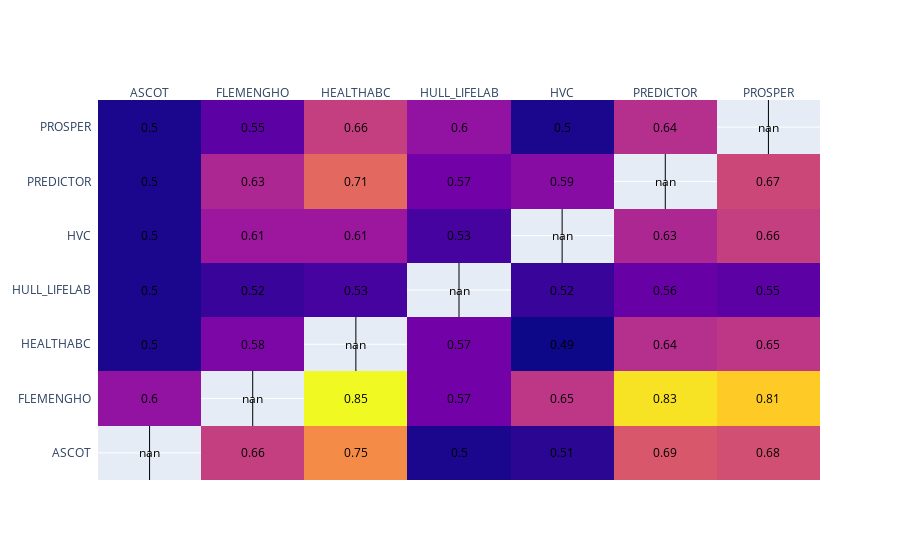

This figure's notebook cell:
### Code cell
from hcve_lib.tracking import load_pickled_artifact
from hcve_lib.visualisation import b, h2
import mlflow
import yaml
from hcve_lib.data import format_identifier
from toolz.curried import valmap, partial
from toolz import valfilter, identity
from pandas import DataFrame
import plotly.express as px
from hcve_lib.serialization import to_json_serializable
from hcve_lib.evaluation_functions import compute_metric_groups, get_2_level_groups

for evaluation_type in ('lm',):
    h2(evaluation_type)
    runs = mlflow.search_runs('0')
    last_run = runs[runs['tags.mlflow.parentRunId'].isna() & (runs['params.cv'] == evaluation_type)].iloc[0]
    result = load_pickled_artifact(last_run['run_id'], 'result')

    removed_features = pipe(
        result['column_masks'],
        valmap(lambda mask: valfilter(identity, mask)),
        valmap(lambda mask: list(mask)),
        valmap(lambda mask: map(partial(format_identifier, metadata=metadata), mask)),
        valmap(lambda mask: list(mask)),
    )
    b('Removed features')
    print(yaml.dump(removed_features))
    metrics_group = compute_metric_groups(c_index, get_2_level_groups(result['predictions'], raw_data_subset.groupby('STUDY')))
    # for fold_name, fold in result['predictions'].items():
        # print(len(fold['model'][-1].coef_[0]))
        # print(Series(fold['model'][-1].coef_, index=fold['model'][-1].get_feature_names()))

    import plotly.figure_factory as ff
    fig = ff.create_annotated_heatmap(
        DataFrame(metrics_group).round(decimals=2).to_numpy(),
        x=list(metrics_group.keys()),
        y=list(metrics_group.keys()),
        # font_colors=['#000000', '#ffffff'],
    )
    fig.show()

    # fig = px.imshow(
    #     DataFrame(metrics_group),
    #     labels=dict(x="Trained on", y="Tested on", color="c-index"),
    # )
    # fig.show()

### Figure 1 — Plotly figure (JSON) as saved in the notebook; plotly's stock layout.template omitted (floating-point values rounded to 4 significant figures)
{"data": [{"colorscale": [[0.0, "#0d0887"], [0.1111, "#46039f"], [0.2222, "#7201a8"], [0.3333, "#9c179e"], [0.4444, "#bd3786"], [0.5556, "#d8576b"], [0.6667, "#ed7953"], [0.7778, "#fb9f3a"], [0.8889, "#fdca26"], [1.0, "#f0f921"]], "reversescale": false, "showscale": false, "type": "heatmap", "x": ["ASCOT", "FLEMENGHO", "HEALTHABC", "HULL_LIFELAB", "HVC", "PREDICTOR", "PROSPER"], "y": ["ASCOT", "FLEMENGHO", "HEALTHABC", "HULL_LIFELAB", "HVC", "PREDICTOR", "PROSPER"], "z": [[null, 0.66, 0.75, 0.5, 0.51, 0.69, 0.68], [0.6, null, 0.85, 0.57, 0.65, 0.83, 0.81], [0.5, 0.58, null, 0.57, 0.49, 0.64, 0.65], [0.5, 0.52, 0.53, null, 0.52, 0.56, 0.55], [0.5, 0.61, 0.61, 0.53, null, 0.63, 0.66], [0.5, 0.63, 0.71, 0.57, 0.59, null, 0.67], [0.5, 0.55, 0.66, 0.6, 0.5, 0.64, null]]}], "layout": {"annotations": [{"font": {"color": "#000000"}, "showarrow": false, "text": "nan", "x": "ASCOT", "xref": "x", "y": "ASCOT", "yref": "y"}, {"font": {"color": "#000000"}, "showarrow": false, "text": "0.66", "x": "FLEMENGHO", "xref": "x", "y": "ASCOT", "yref": "y"}, {"font": {"color": "#000000"}, "showarrow": false, "text": "0.75", "x": "HEALTHABC", "xref": "x", "y": "ASCOT", "yref": "y"}, {"font": {"color": "#000000"}, "showarrow": false, "text": "0.5", "x": "HULL_LIFELAB", "xref": "x", "y": "ASCOT", "yref": "y"}, {"font": {"color": "#000000"}, "showarrow": false, "text": "0.51", "x": "HVC", "xref": "x", "y": "ASCOT", "yref": "y"}, {"font": {"color": "#000000"}, "showarrow": false, "text": "0.69", "x": "PREDICTOR", "xref": "x", "y": "ASCOT", "yref": "y"}, {"font": {"color": "#000000"}, "showarrow": false, "text": "0.68", "x": "PROSPER", "xref": "x", "y": "ASCOT", "yref": "y"}, {"font": {"color": "#000000"}, "showarrow": false, "text": "0.6", "x": "ASCOT", "xref": "x", "y": "FLEMENGHO", "yref": "y"}, {"font": {"color": "#000000"}, "showarrow": false, "text": "nan", "x": "FLEMENGHO", "xref": "x", "y": "FLEMENGHO", "yref": "y"}, {"font": {"color": "#000000"}, "showarrow": false, "text": "0.85", "x": "HEALTHABC", "xref": "x", "y": "FLEMENGHO", "yref": "y"}, {"font": {"color": "#000000"}, "showarrow": false, "text": "0.57", "x": "HULL_LIFELAB", "xref": "x", "y": "FLEMENGHO", "yref": "y"}, {"font": {"color": "#000000"}, "showarrow": false, "text": "0.65", "x": "HVC", "xref": "x", "y": "FLEMENGHO", "yref": "y"}, {"font": {"color": "#000000"}, "showarrow": false, "text": "0.83", "x": "PREDICTOR", "xref": "x", "y": "FLEMENGHO", "yref": "y"}, {"font": {"color": "#000000"}, "showarrow": false, "text": "0.81", "x": "PROSPER", "xref": "x", "y": "FLEMENGHO", "yref": "y"}, {"font": {"color": "#000000"}, "showarrow": false, "text": "0.5", "x": "ASCOT", "xref": "x", "y": "HEALTHABC", "yref": "y"}, {"font": {"color": "#000000"}, "showarrow": false, "text": "0.58", "x": "FLEMENGHO", "xref": "x", "y": "HEALTHABC", "yref": "y"}, {"font": {"color": "#000000"}, "showarrow": false, "text": "nan", "x": "HEALTHABC", "xref": "x", "y": "HEALTHABC", "yref": "y"}, {"font": {"color": "#000000"}, "showarrow": false, "text": "0.57", "x": "HULL_LIFELAB", "xref": "x", "y": "HEALTHABC", "yref": "y"}, {"font": {"color": "#000000"}, "showarrow": false, "text": "0.49", "x": "HVC", "xref": "x", "y": "HEALTHABC", "yref": "y"}, {"font": {"color": "#000000"}, "showarrow": false, "text": "0.64", "x": "PREDICTOR", "xref": "x", "y": "HEALTHABC", "yref": "y"}, {"font": {"color": "#000000"}, "showarrow": false, "text": "0.65", "x": "PROSPER", "xref": "x", "y": "HEALTHABC", "yref": "y"}, {"font": {"color": "#000000"}, "showarrow": false, "text": "0.5", "x": "ASCOT", "xref": "x", "y": "HULL_LIFELAB", "yref": "y"}, {"font": {"color": "#000000"}, "showarrow": false, "text": "0.52", "x": "FLEMENGHO", "xref": "x", "y": "HULL_LIFELAB", "yref": "y"}, {"font": {"color": "#000000"}, "showarrow": false, "text": "0.53", "x": "HEALTHABC", "xref": "x", "y": "HULL_LIFELAB", "yref": "y"}, {"font": {"color": "#000000"}, "showarrow": false, "text": "nan", "x": "HULL_LIFELAB", "xref": "x", "y": "HULL_LIFELAB", "yref": "y"}, {"font": {"color": "#000000"}, "showarrow": false, "text": "0.52", "x": "HVC", "xref": "x", "y": "HULL_LIFELAB", "yref": "y"}, {"font": {"color": "#000000"}, "showarrow": false, "text": "0.56", "x": "PREDICTOR", "xref": "x", "y": "HULL_LIFELAB", "yref": "y"}, {"font": {"color": "#000000"}, "showarrow": false, "text": "0.55", "x": "PROSPER", "xref": "x", "y": "HULL_LIFELAB", "yref": "y"}, {"font": {"color": "#000000"}, "showarrow": false, "text": "0.5", "x": "ASCOT", "xref": "x", "y": "HVC", "yref": "y"}, {"font": {"color": "#000000"}, "showarrow": false, "text": "0.61", "x": "FLEMENGHO", "xref": "x", "y": "HVC", "yref": "y"}, {"font": {"color": "#000000"}, "showarrow": false, "text": "0.61", "x": "HEALTHABC", "xref": "x", "y": "HVC", "yref": "y"}, {"font": {"color": "#000000"}, "showarrow": false, "text": "0.53", "x": "HULL_LIFELAB", "xref": "x", "y": "HVC", "yref": "y"}, {"font": {"color": "#000000"}, "showarrow": false, "text": "nan", "x": "HVC", "xref": "x", "y": "HVC", "yref": "y"}, {"font": {"color": "#000000"}, "showarrow": false, "text": "0.63", "x": "PREDICTOR", "xref": "x", "y": "HVC", "yref": "y"}, {"font": {"color": "#000000"}, "showarrow": false, "text": "0.66", "x": "PROSPER", "xref": "x", "y": "HVC", "yref": "y"}, {"font": {"color": "#000000"}, "showarrow": false, "text": "0.5", "x": "ASCOT", "xref": "x", "y": "PREDICTOR", "yref": "y"}, {"font": {"color": "#000000"}, "showarrow": false, "text": "0.63", "x": "FLEMENGHO", "xref": "x", "y": "PREDICTOR", "yref": "y"}, {"font": {"color": "#000000"}, "showarrow": false, "text": "0.71", "x": "HEALTHABC", "xref": "x", "y": "PREDICTOR", "yref": "y"}, {"font": {"color": "#000000"}, "showarrow": false, "text": "0.57", "x": "HULL_LIFELAB", "xref": "x", "y": "PREDICTOR", "yref": "y"}, {"font": {"color": "#000000"}, "showarrow": false, "text": "0.59", "x": "HVC", "xref": "x", "y": "PREDICTOR", "yref": "y"}, {"font": {"color": "#000000"}, "showarrow": false, "text": "nan", "x": "PREDICTOR", "xref": "x", "y": "PREDICTOR", "yref": "y"}, {"font": {"color": "#000000"}, "showarrow": false, "text": "0.67", "x": "PROSPER", "xref": "x", "y": "PREDICTOR", "yref": "y"}, {"font": {"color": "#000000"}, "showarrow": false, "text": "0.5", "x": "ASCOT", "xref": "x", "y": "PROSPER", "yref": "y"}, {"font": {"color": "#000000"}, "showarrow": false, "text": "0.55", "x": "FLEMENGHO", "xref": "x", "y": "PROSPER", "yref": "y"}, {"font": {"color": "#000000"}, "showarrow": false, "text": "0.66", "x": "HEALTHABC", "xref": "x", "y": "PROSPER", "yref": "y"}, {"font": {"color": "#000000"}, "showarrow": false, "text": "0.6", "x": "HULL_LIFELAB", "xref": "x", "y": "PROSPER", "yref": "y"}, {"font": {"color": "#000000"}, "showarrow": false, "text": "0.5", "x": "HVC", "xref": "x", "y": "PROSPER", "yref": "y"}, {"font": {"color": "#000000"}, "showarrow": false, "text": "0.64", "x": "PREDICTOR", "xref": "x", "y": "PROSPER", "yref": "y"}, {"font": {"color": "#000000"}, "showarrow": false, "text": "nan", "x": "PROSPER", "xref": "x", "y": "PROSPER", "yref": "y"}], "xaxis": {"dtick": 1, "gridcolor": "rgb(0, 0, 0)", "side": "top", "ticks": ""}, "yaxis": {"dtick": 1, "ticks": "", "ticksuffix": "  "}}}
